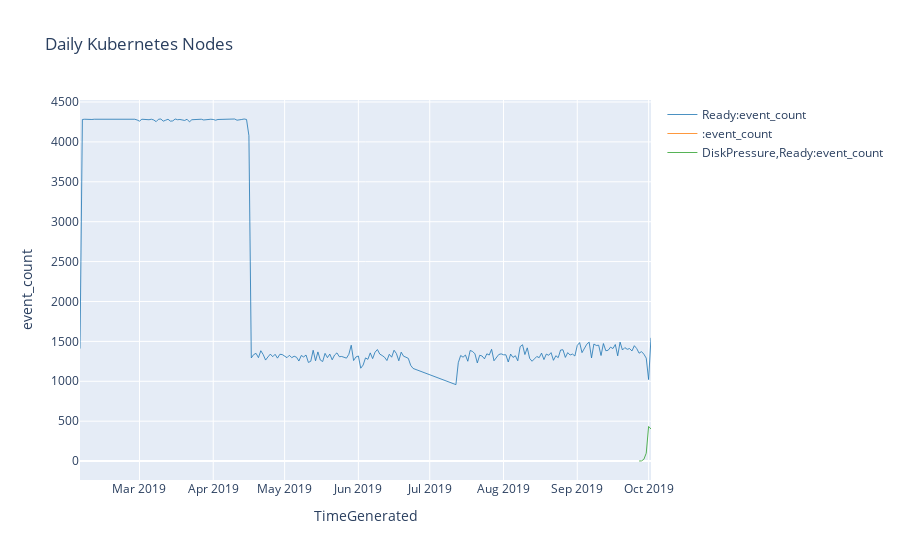

The notebook cell this image was saved under:
### Code cell
%%kql
    KubeNodeInventory 
    | summarize event_count=count() by Status, bin(TimeGenerated, 1d) 
    | render timechart title= 'Daily Kubernetes Nodes'

### Figure 1 — Plotly figure (JSON) as saved in the notebook; plotly's stock layout.template omitted (floating-point values rounded to 4 significant figures; data arrays with more than 128 entries replaced by an {"elided": "..."} marker saying what was removed)
{"data": [{"line": {"color": "rgb(31, 118, 179)", "width": 1}, "name": "Ready:event_count", "opacity": 0.8, "type": "scatter", "x": {"elided": "224 str values"}, "y": {"elided": "224 int values"}}, {"line": {"color": "rgb(254, 127, 14)", "width": 1}, "name": ":event_count", "opacity": 0.8, "type": "scatter", "x": {"elided": "224 str values"}, "y": {"elided": "224 int values"}}, {"line": {"color": "rgb(44, 160, 44)", "width": 1}, "name": "DiskPressure,Ready:event_count", "opacity": 0.8, "type": "scatter", "x": {"elided": "224 str values"}, "y": {"elided": "224 int values"}}], "layout": {"showlegend": true, "title": {"text": "Daily Kubernetes Nodes"}, "xaxis": {"autorange": true, "title": {"text": "TimeGenerated"}, "type": "date"}, "yaxis": {"ticksuffix": "", "title": {"text": "event_count"}, "type": "linear"}}}
